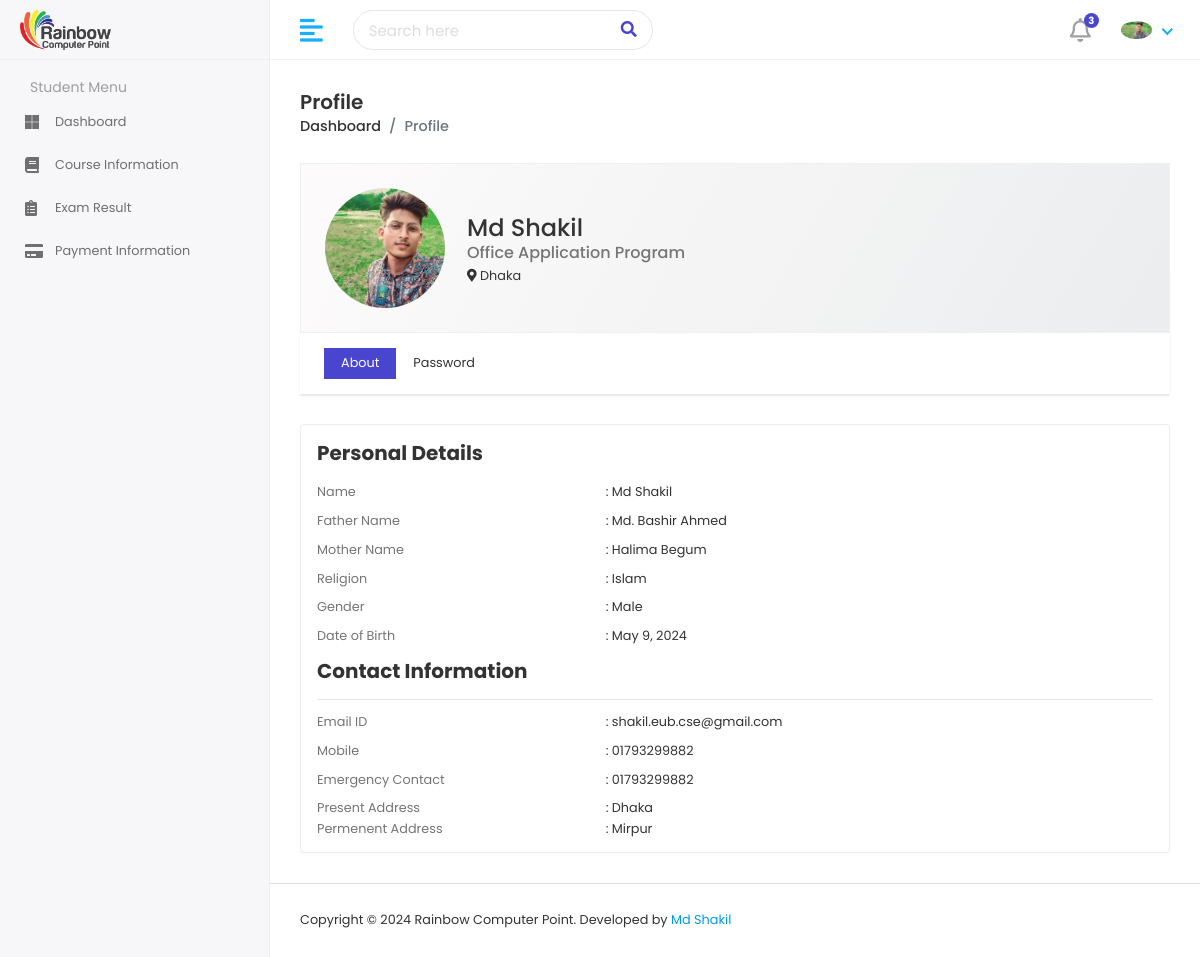
Page /studentDashboard/ (signed in) on the earlier database version.
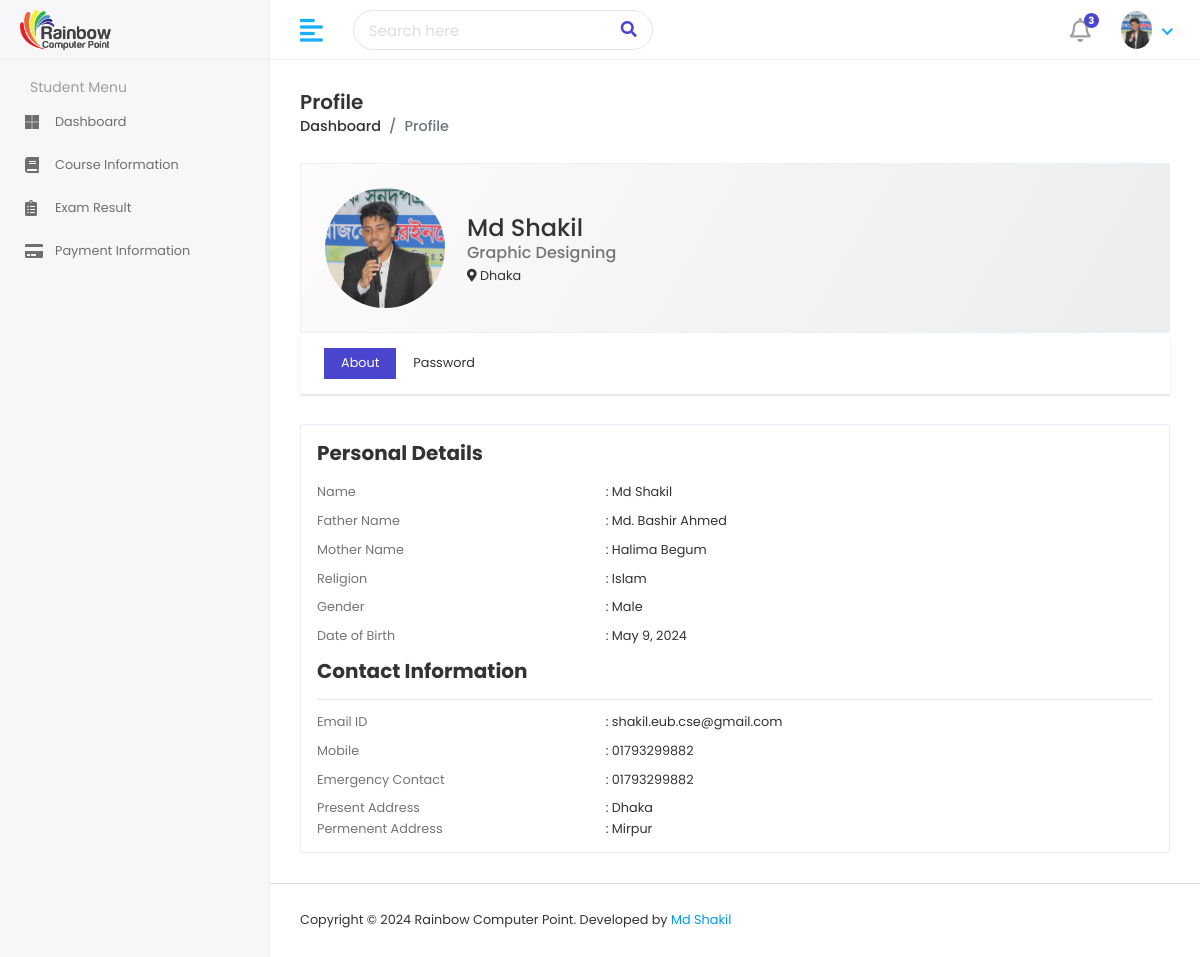
Same page on the later database version.
### RainbowApp/models.py (models this page shows)
class CustomUserModel(AbstractUser):
    USERTYPE = [
        ('Admin','Admin'),
        ('Student','Student'),
    ]
    UserType = models.CharField(choices=USERTYPE,max_length=100)

class StudentInfoModel(models.Model):
    user = models.OneToOneField(CustomUserModel, on_delete =models.CASCADE,related_name='studentuser')
    StudentName = models.CharField(max_length=100)
    FatherName = models.CharField(max_length=100)
    MotherName = models.CharField(max_length=100)
    GENDER = [
        ('Male','Male'),
        ('Female','Female'),
    ]
    Gender = models.CharField(choices=GENDER,max_length=100)
    DOB = models.DateField()
    Religion = models.CharField(max_length=100)
    Mobile = models.CharField(max_length=100)
    EmergencyMobile = models.CharField(max_length=100)
    StudentPhoto = models.ImageField(upload_to='studentphoto')
    PresentAddress = models.CharField(max_length=100)
    PermanentAddress = models.CharField(max_length=100)
    RollNo = models.CharField(max_length=100)
    CourseName = models.ForeignKey(CourseInfoModel,on_delete=models.DO_NOTHING)
    BatchNo = models.CharField(max_length=100)
    Batchschedule = models.CharField(max_length=100)
    SECTION = [
        ('A','A'),
        ('B','B'),
        ('C','C'),
    ]
    Section = models.CharField(max_length=100)
    CourseFee = models.CharField(max_length=100)
    Payment = models.CharField(max_length=100)
    Due = models.CharField(max_length=100)
    AdmissionDate = models.DateField(auto_now_add=True)
    LastModified = models.DateField(auto_now=True)

class CourseInfoModel(models.Model):
    CourseName = models.CharField(max_length=100)
    CourseDuration = models.CharField(max_length=100)
    WeeklyClass = models.CharField(max_length=100)
    ClassDurationHour = models.CharField(max_length=100)
    ClassDurationMinute = models.CharField(max_length=100)
    CourseFee = models.CharField(max_length=100)
    AboutCourse = models.TextField()
    CourseTopics = models.TextField()
    CourseImage = models.ImageField(upload_to='courseImg')
    def __str__(self):
        return self.CourseName

### RainbowProject/views.py (the view)
# urls.py: path('studentDashboard/',studentDashboard, name='studentDashboard'),
def studentDashboard(request):
    return render(request,'students/studentdashboard.html')

### template/students/studentdashboard.html (shortened to what the changed rows need)
{% extends 'adminmaster/adminmaster.html' %}
{% block admincontent %}
<div class="content container-fluid">
    <div class="row">
       <div class="col-md-12">
         {% include 'students/studentshortdetail.html' %}
          <div class="tab-content profile-tab-cont">
             <div class="tab-pane fade show active" id="per_details_tab">
                <div class="row">
                   <div class="col-lg-12">
                      <div class="card">
                         <div class="card-body">
                            <div class="row">
                               <p class="col-sm-4 text-muted text-sm-left mb-0 mb-sm-2">Name</p>
                               <p class="col-sm-8">: {{user.studentuser.StudentName}}</p>
                            </div>
                            <div class="row">
                               <p class="col-sm-4 text-muted text-sm-left mb-0 mb-sm-2">Father Name</p>
                               <p class="col-sm-8">: {{user.studentuser.FatherName}}</p>
                            </div>
                            <div class="row">
                               <p class="col-sm-4 text-muted text-sm-left mb-0 mb-sm-2">Mother Name</p>
                               <p class="col-sm-8">: {{user.studentuser.MotherName}}</p>
                            </div>
                            <div class="row">
                               <p class="col-sm-4 text-muted text-sm-left mb-0 mb-sm-2">Religion</p>
                               <p class="col-sm-8">: {{user.studentuser.Religion}}</p>
                            </div>
                            <div class="row">
                               <p class="col-sm-4 text-muted text-sm-left mb-0 mb-sm-2">Gender</p>
                               <p class="col-sm-8">: {{user.studentuser.Gender}}</p>
                            </div>
                            <div class="row">
                               <p class="col-sm-4 text-muted text-sm-left mb-0 mb-sm-2">Date of Birth</p>
                               <p class="col-sm-8">: {{user.studentuser.DOB}}</p>
                            </div>
                            <div class="row">
                               <p class="col-sm-4 text-muted text-sm-left mb-0 mb-sm-2">Email ID</p>
                               <p class="col-sm-8">: {{user.email}}</p>
                            </div>
                            <div class="row">
                               <p class="col-sm-4 text-muted text-sm-left mb-0 mb-sm-2">Mobile</p>
                               <p class="col-sm-8">: {{user.studentuser.Mobile}}</p>
                            </div>
                            <div class="row">
                               <p class="col-sm-4 text-muted text-sm-left mb-0 mb-sm-2">Emergency Contact</p>
                               <p class="col-sm-8">: {{user.studentuser.EmergencyMobile}}</p>
                            </div>
                            <div class="row">
                               <p class="col-sm-4 text-muted text-sm-left mb-0 mb-sm-2">Present Address</p>
                               <p class="col-sm-8 mb-0">: {{user.studentuser.PresentAddress}}
                               </p>
                            </div>
                            <div class="row">
                               <p class="col-sm-4 text-muted text-sm-left mb-0">Permenent Address</p>
                               <p class="col-sm-8 mb-0">: {{user.studentuser.PermanentAddress}}
                               </p>
                            </div>
                         </div>
                      </div>
                   </div>
                </div>
             </div>
          </div>
       </div>
    </div>
 </div>
{% endblock admincontent %}

### template/adminmaster/adminheader.html (shortened to what this page needs)
{% load static %}
<div class="header">
    <div class="header-left">
        <a href="index.html" class="logo">
            <img src="{% static 'assets/img/logo.png' %}" alt="Logo">
        </a>
    </div>
    <a href="javascript:void(0);" id="toggle_btn">
        <i class="fas fa-align-left"></i>
    </a>
    <div class="top-nav-search">
        <form>
            <input type="text" class="form-control" placeholder="Search here">
            <button class="btn" type="submit"><i class="fas fa-search"></i></button>
        </form>
    </div>
    <ul class="nav user-menu">
        <li class="nav-item dropdown noti-dropdown">
            <a href="#" class="dropdown-toggle nav-link" data-toggle="dropdown">
                <i class="far fa-bell"></i> <span class="badge badge-pill">3</span>
            </a>
        </li>
        <li class="nav-item dropdown has-arrow">
            {% if user.UserType == 'Student' %}
            <a href="#" class="dropdown-toggle nav-link" data-toggle="dropdown">
                <span class="user-img"><img class="avatar-img rounded-circle"
                        src="{{user.studentuser.StudentPhoto.url}}" width="31"
                        alt="Ryan Taylor"></span>
            </a>
            {% else %}
            <a href="#" class="dropdown-toggle nav-link" data-toggle="dropdown">
                <span class="user-img"><img class="rounded-circle"
                        src="{% static 'assets/img/profiles/shakil.jpg' %}" width="31"
                        alt="Ryan Taylor"></span>
            </a>
            {% endif %}
        </li>
    </ul>
</div>

### template/students/studentshortdetail.html
<div class="profile-header">
    <div class="row align-items-center">
       <div class="col-auto profile-image">
          <a href="#">
          <img class="rounded-circle" alt="User Image" src="{{user.studentuser.StudentPhoto.url}}">
          </a>
       </div>
       <div class="col ml-md-n2 profile-user-info">
          <h4 class="user-name mb-0">{{user.studentuser.StudentName}}</h4>
          <h6 class="text-muted">{{user.studentuser.CourseName}}</h6>
          <div class="user-Location"><i class="fas fa-map-marker-alt"></i> {{user.studentuser.PresentAddress}}</div>
       </div>
    </div>
 </div>

Differences in the rows shown:
changed through a linked row, CustomUserModel "shakil.eub.cse@gmail.com": studentuser.StudentPhoto: a different picture; studentuser.CourseName "Office Application Program" → "Graphic Designing"
